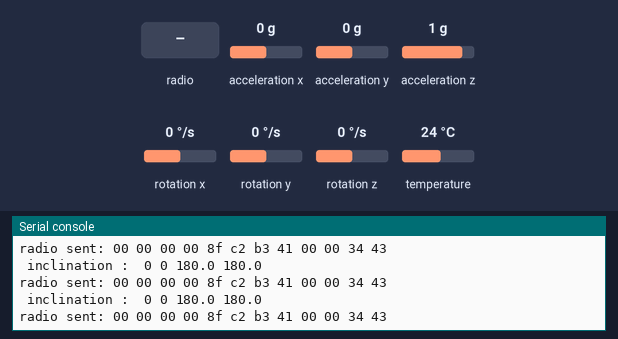
Bench run of a program on a simulated Raspberry Pi Pico running MicroPython. On the bench: the last lines printed to the serial console. Inputs (shaded band) come from the test bench; at power-on: acceleration y 0 g, acceleration x 0 g, acceleration z 1 g, rotation x 0 °/s, rotation y 0 °/s, rotation z 0 °/s, temperature 24 °C. No radio messages arrive unless stated (any console line starting 'radio sent:' is added by the test bench); library files of the repository ran but are not shown: imu.py.

Above: at 1.4 s.
1.5 s: acceleration y set to -1.4 g
At 2.5 s:
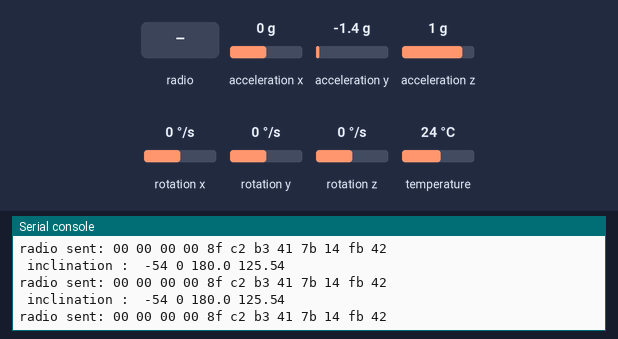
3.0 s: radio message "1" arrives
4.5 s: acceleration x set to -1.4 g
At 5.6 s:
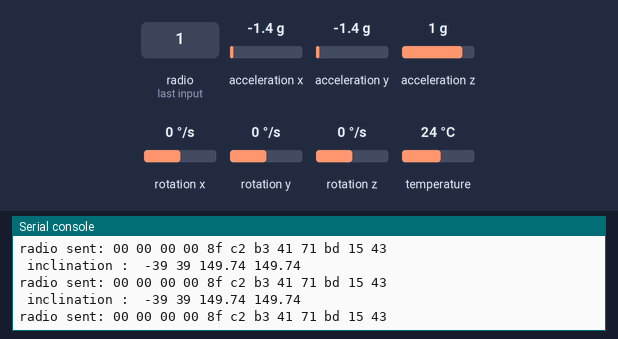
6.0 s: acceleration z set to -1.4 g
At 6.7 s:
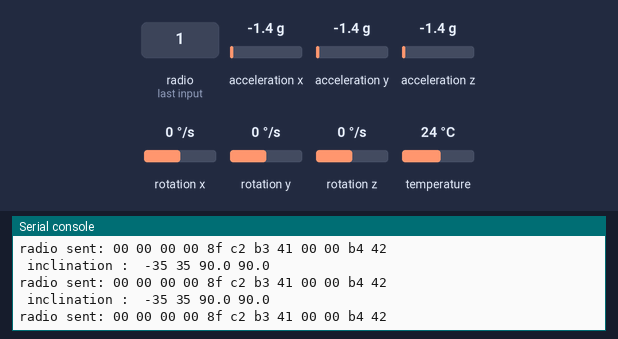
7.5 s: acceleration x set to -0.8 g
At 8.0 s:
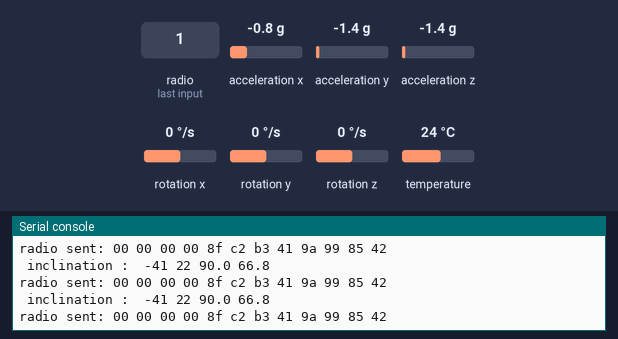
9.0 s: acceleration y set to -0.8 g
At 9.8 s:
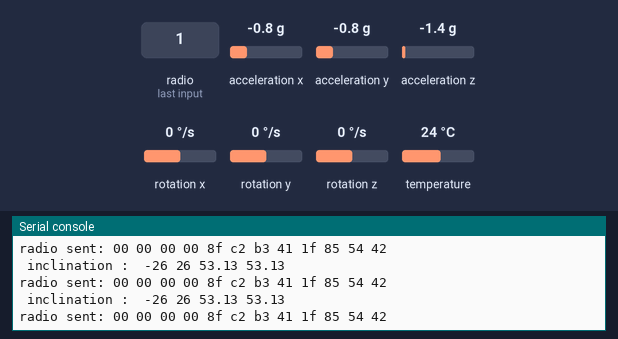
Timing chart, 0 to 11.5 s (numbered marks = the images above; inputs shaded):
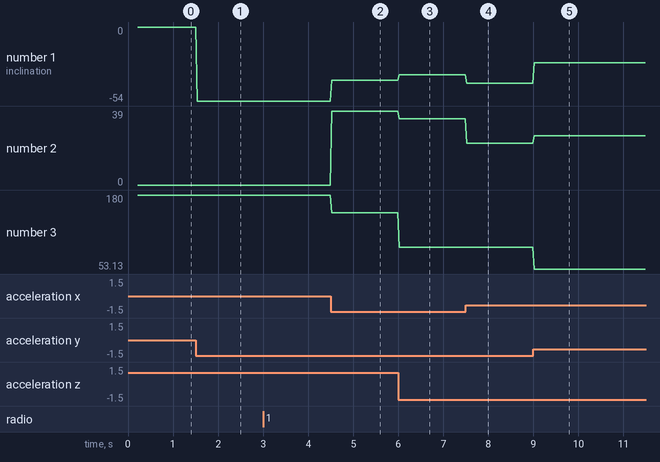

Measured:
- after the input at 1.5 s, the serial console: prints a new line at once (image 1)
- after the input at 4.5 s, the serial console: prints a new line at once (image 2)
- after the input at 6.0 s, the serial console: prints a new line at once (image 3)
- after the input at 7.5 s, the serial console: prints a new line at once (image 4)
- after the input at 9.0 s, the serial console: prints a new line at once (image 5)
- plotted number 1: 0 → -54 after the input at 1.5 s, -54 → -39 after the input at 4.5 s, -39 → -35 after the input at 6.0 s, -35 → -41 after the input at 7.5 s, -41 → -26 after the input at 9.0 s
- plotted number 2: 0 → 39 after the input at 4.5 s, 39 → 35 after the input at 6.0 s, 35 → 22 after the input at 7.5 s, 22 → 26 after the input at 9.0 s
- plotted number 3: 180 → 149.74 after the input at 4.5 s, 149.74 → 90 after the input at 6.0 s, 90 → 53.13 after the input at 9.0 s

The program:

main.py
```python
#import nrf24l01test
import usys
import ustruct as struct
import utime
from machine import Pin, SPI, I2C
import nrf24l01
from micropython import const
from imu import MPU6050
import math

i2c = I2C(0, sda=Pin(12), scl=Pin(13), freq=400000)
imu = MPU6050(i2c)

accCoef = 0.02
gyroCoef = 0.98
angleGyroX = 0
angleGyroY = 0
angleGyroZ = 0
angleX = 0
angleZ = 0
angleY = 0
gyroXoffset = 0
gyroYoffset = 0
gyroZoffset = 0

SF_G = 1
SF_M_S2 = 9.80665 # 1 g = 9.80665 m/s2 ie. standard gravity
SF_DEG_S = 1
SF_RAD_S = 57.295779513082 # 1 rad/s is 57.295779578552 deg/s

# Slave pause between receiving data and checking for further packets.
_RX_POLL_DELAY = const(15)
# Slave pauses an additional _SLAVE_SEND_DELAY ms after receiving data and before
# transmitting to allow the (remote) master time to get into receive mode. The
# master may be a slow device. Value tested with Pyboard, ESP32 and ESP8266.
_SLAVE_SEND_DELAY = const(10)


cfg = {"spi": 0, "miso": 4, "mosi": 7, "sck": 6, "csn": 5, "ce": 8}

# Addresses are in little-endian format. They correspond to big-endian
# 0xf0f0f0f0e1, 0xf0f0f0f0d2
pipes = (b"\xe1\xf0\xf0\xf0\xf0", b"\xd2\xf0\xf0\xf0\xf0")

analog_value = machine.ADC(28)

def NRF_Master():
    csn = Pin(cfg["csn"], mode=Pin.OUT, value=1)
    ce = Pin(cfg["ce"], mode=Pin.OUT, value=0)
    nrf = nrf24l01.NRF24L01(SPI(cfg["spi"]), csn, ce, payload_size=16)
    auto_ack(nrf)
    nrf.set_power_speed(nrf24l01.POWER_3, nrf24l01.SPEED_2M)
    nrf.set_crc(2)
    nrf.open_tx_pipe(pipes[0])
    nrf.open_rx_pipe(1, pipes[1])
    nrf.start_listening()

    led_state = 0
    print("NRF24L01 master mode, sending packets...")
    while(1):
        nrf.stop_listening()
        millis = utime.ticks_ms()
        #reading = analog_value.read_u16()
        ax=round(imu.accel.x,2)
        ay=round(imu.accel.y,2)
        az=round(imu.accel.z,2)
        gx=round(imu.gyro.x)
        gy=round(imu.gyro.y)
        gz=round(imu.gyro.z)
        angle = gz*0.1666667
        tem=round(imu.temperature,2)
        y= round(math.degrees(math.atan2(ax, (az+abs(ay)))+math.pi),2)
        x = round(math.degrees(math.atan2(ay, az + abs(ax))+math.pi),2)
        anglex = round(math.degrees(math.atan2(ay,math.sqrt(math.pow(ax,2)+math.pow(az,2)))))
        angley = round(math.degrees(math.atan2(-1*ax,math.sqrt(math.pow(ay,2)+math.pow(az,2)))))
        #reading = 10
        #led_state = max(1, (led_state << 1) & 0x0F)
        print(" inclination : ",anglex,angley, y, x)
        try:
            nrf.send(struct.pack("fff", angle, tem, x))
            #nrf.send(struct.pack("ii", millis,int(data['gyro']['x']) ))
        except OSError:
            print("OSError exception")

         # start listening again
        nrf.start_listening()

        # wait for response, with 250ms timeout
        start_time = utime.ticks_ms()
        timeout = False
        while not nrf.any() and not timeout:
            if utime.ticks_diff(utime.ticks_ms(), start_time) > 10:
                timeout = True

        if timeout:
            pass
            #print("failed, response timed out")

        else:
            # recv packet
            (got_millis,) = struct.unpack("i", nrf.recv())

            # print response and round-trip delay
            print(
                "got response:",
                got_millis,
                "(delay",
                utime.ticks_diff(utime.ticks_ms(), got_millis),
                "ms)",
            )

        # delay then loop
        utime.sleep_ms(10)

def auto_ack(nrf):
    nrf.reg_write(0x01, 0b11111000)  # enable auto-ack on all pipes

NRF_Master()
#nrf24l01test.master()
```
